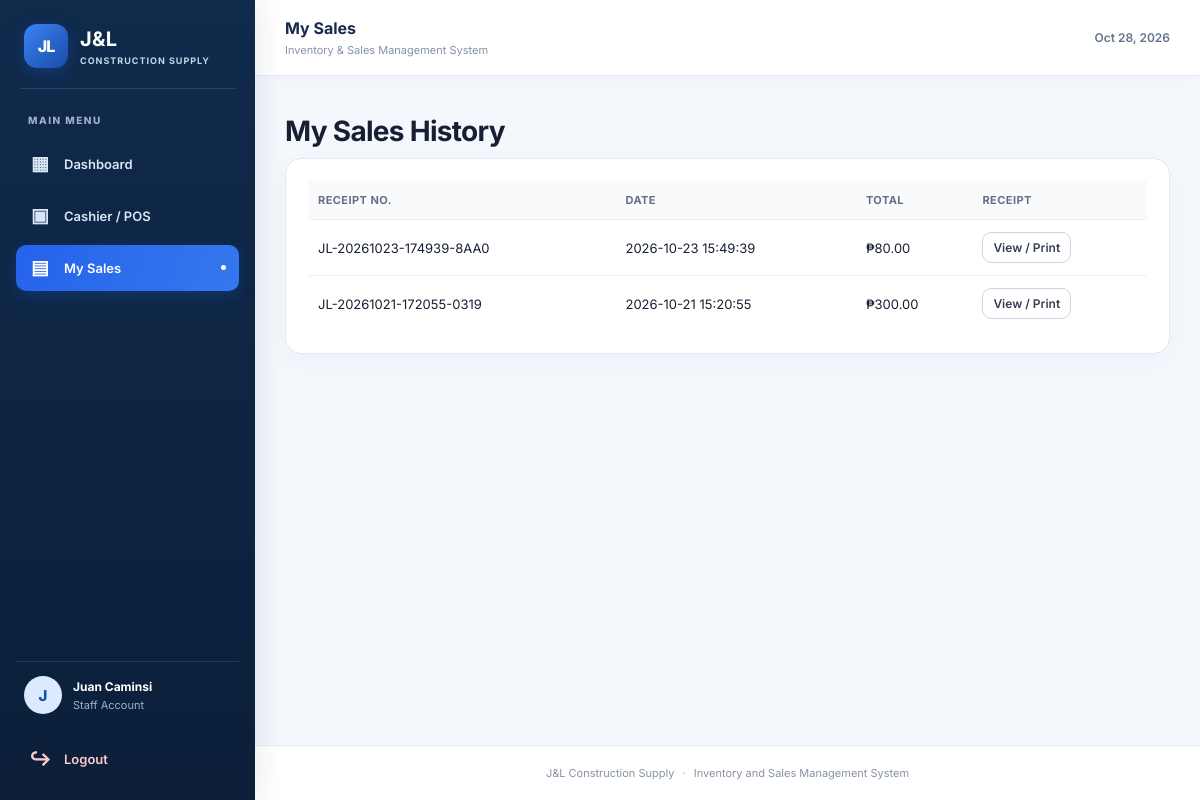
The app's page /staff/sales_history.php (signed in) with its own data.
### tables this page shows
CREATE TABLE `sales` (
  `id` bigint(20) UNSIGNED NOT NULL,
  `transaction_no` varchar(40) NOT NULL,
  `staff_id` int(10) UNSIGNED NOT NULL,
  `total_amount` decimal(12,2) NOT NULL,
  `status` enum('completed','voided') NOT NULL DEFAULT 'completed',
  `created_at` timestamp NOT NULL DEFAULT current_timestamp()
);

### includes/auth.php (called while the page is built, shortened)
<?php
function e(?string $value): string
{
    return htmlspecialchars($value ?? '', ENT_QUOTES, 'UTF-8');
}
function url(string $path = ''): string
{
    return '/JL_Construction_Supply/' . ltrim($path, '/');
}

### includes/functions.php (called while the page is built, shortened)
<?php
require_once __DIR__ . '/auth.php';
function money($amount): string
{
    return '₱' . number_format((float) $amount, 2);
}

### staff/sales_history.php (the view, shortened to what this page needs)
<?php
require_once __DIR__ . '/../includes/functions.php';
$stmt = $pdo->prepare("SELECT * FROM sales WHERE staff_id=? ORDER BY created_at DESC LIMIT 100");
$stmt->execute([$_SESSION['user_id']]);
$sales = $stmt->fetchAll();
require_once __DIR__ . '/../includes/header.php';
require_once __DIR__ . '/../includes/sidebar.php';
?>
<h1>My Sales History</h1>
<section class="panel">
    <div class="table-wrap">
        <table>
            <thead>
                <tr>
                    <th>Receipt No.</th>
                    <th>Date</th>
                    <th>Total</th>
                    <th>Receipt</th>
                </tr>
            </thead>
            <tbody>
                <?php foreach ($sales as $s): ?>
                    <tr>
                        <td><?= e($s['transaction_no']) ?></td>
                        <td><?= e($s['created_at']) ?></td>
                        <td><?= money($s['total_amount']) ?></td>
                        <td><a class="btn small-btn" target="_blank"
                                href="<?= e(url('receipts/receipt.php?id=' . (int) $s['id'])) ?>">View / Print</a></td>
                    </tr><?php endforeach; ?>
            </tbody>
        </table>
    </div>
</section>
<?php require_once __DIR__ . '/../includes/footer.php'; ?>

### assets/css/style.css (style rules this page uses)
:root { --blue: #174ea6; --blue2: #2563eb; --ink: #172033; --muted: #667085; --bg: #f3f6fb; --line: #e2e8f0; --white: #fff; --red: #b42318; --green: #067647 }
* { box-sizing: border-box }
body { margin: 0; background: radial-gradient(circle at 10% 5%, #e2edff 0, transparent 32%), var(--bg); font-family: Inter, Arial, sans-serif; color: var(--ink); min-height: 100vh }
h1 { font-size: 28px; letter-spacing: -.7px; margin: 10px 0 }
.panel, .stat, .auth-card { background: var(--white); border: 1px solid var(--line); border-radius: 16px; padding: 22px; margin: 0 0 20px; box-shadow: 0 8px 26px #102c5408 }
.btn, button { border: 1px solid #d0d5dd; background: #fff; color: #344054; border-radius: 9px; padding: 10px 14px; text-decoration: none; cursor: pointer; font: 600 13px Inter, Arial, sans-serif; display: inline-flex; align-items: center; justify-content: center; gap: 6px }
.small-btn { padding: 7px 10px; font-size: 12px }
table { width: 100%; border-collapse: collapse; font-size: 13px }
th, td { text-align: left; padding: 12px 10px; border-bottom: 1px solid #edf0f5; vertical-align: middle }
th { background: #f8fafc; color: #667085; font-size: 11px; text-transform: uppercase; letter-spacing: .04em }
tbody tr:last-child td { border-bottom: 0 }
.table-wrap { overflow-x: auto }
:root { --sidebar-bg: #102a4c; --sidebar-hover: #1b3d66; --sidebar-active: #2563eb; --sidebar-text: #d9e6f7; --sidebar-muted: #9db1cc; --layout-bg: #f4f7fc; }
body { background: var(--layout-bg); }

### records on screen
sales: transaction_no "JL-20261023-174939-8AA0", created_at "2026-10-23 15:49:39", total_amount "₱80.00"
sales: transaction_no "JL-20261021-172055-0319", created_at "2026-10-21 15:20:55", total_amount "₱300.00"

### other values on screen
$item['icon'] "▦"
$item['label'] "Dashboard"
$item['icon'] "▣"
$item['label'] "Cashier / POS"
$item['icon'] "▤"
$item['label'] "My Sales"
substr(currentUserName(), 0, 1) "J"
currentUserName() "Juan Caminsi"
$role "Staff"
$pageTitle "My Sales"
